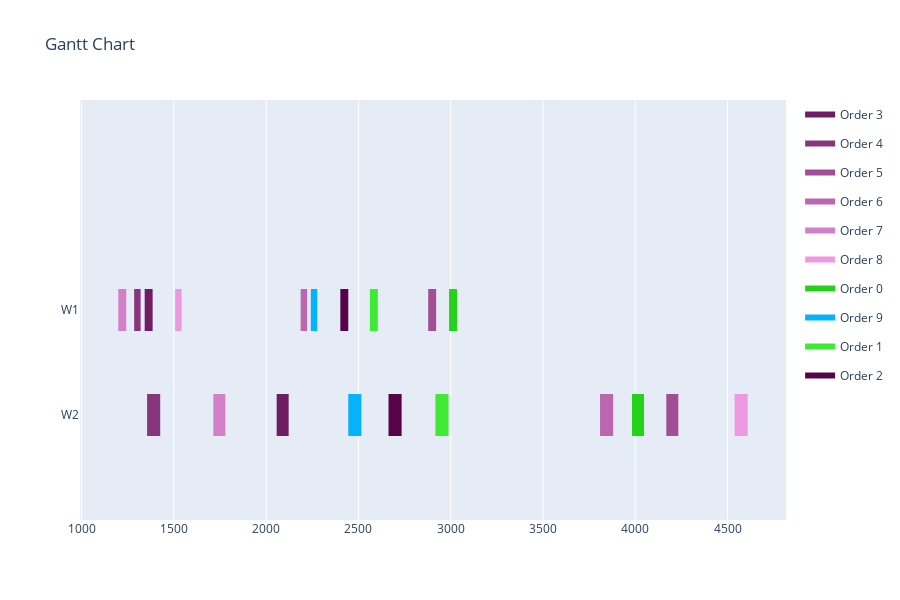

Notebook code for this chart:
### Code cell
data = []
for i in range(len(solution)):
    data.append([assignments[i], operations[i], solution[i], duration_lookup_table[operations[i]][assignments[i]]])
visualize(data)

### Figure 1 — Plotly figure (JSON) as saved in the notebook; plotly's stock layout.template omitted (floating-point values rounded to 4 significant figures)
{"data": [{"fill": "toself", "fillcolor": "rgb(112, 28, 101)", "hoverinfo": "name", "legendgroup": "rgb(112, 28, 101)", "mode": "none", "name": "Order 3", "type": "scatter", "x": [1342, 1385, 1385, 1342, 1342, 2057, 2122, 2122, 2057], "y": [0.8, 0.8, 1.2, 1.2, null, -0.2, -0.2, 0.2, 0.2]}, {"fill": "toself", "fillcolor": "rgb(137, 53, 126)", "hoverinfo": "name", "legendgroup": "rgb(137, 53, 126)", "mode": "none", "name": "Order 4", "type": "scatter", "x": [1285, 1320, 1320, 1285, 1285, 1355, 1426, 1426, 1355], "y": [0.8, 0.8, 1.2, 1.2, null, -0.2, -0.2, 0.2, 0.2]}, {"fill": "toself", "fillcolor": "rgb(162, 78, 151)", "hoverinfo": "name", "legendgroup": "rgb(162, 78, 151)", "mode": "none", "name": "Order 5", "type": "scatter", "x": [2878, 2921, 2921, 2878, 2878, 4168, 4233, 4233, 4168], "y": [0.8, 0.8, 1.2, 1.2, null, -0.2, -0.2, 0.2, 0.2]}, {"fill": "toself", "fillcolor": "rgb(187, 103, 176)", "hoverinfo": "name", "legendgroup": "rgb(187, 103, 176)", "mode": "none", "name": "Order 6", "type": "scatter", "x": [2187, 2222, 2222, 2187, 2187, 3809, 3880, 3880, 3809], "y": [0.8, 0.8, 1.2, 1.2, null, -0.2, -0.2, 0.2, 0.2]}, {"fill": "toself", "fillcolor": "rgb(212, 128, 201)", "hoverinfo": "name", "legendgroup": "rgb(212, 128, 201)", "mode": "none", "name": "Order 7", "type": "scatter", "x": [1199, 1242, 1242, 1199, 1199, 1714, 1779, 1779, 1714], "y": [0.8, 0.8, 1.2, 1.2, null, -0.2, -0.2, 0.2, 0.2]}, {"fill": "toself", "fillcolor": "rgb(237, 153, 226)", "hoverinfo": "name", "legendgroup": "rgb(237, 153, 226)", "mode": "none", "name": "Order 8", "type": "scatter", "x": [1507, 1542, 1542, 1507, 1507, 4538, 4609, 4609, 4538], "y": [0.8, 0.8, 1.2, 1.2, null, -0.2, -0.2, 0.2, 0.2]}, {"fill": "toself", "fillcolor": "rgb(37, 209, 26)", "hoverinfo": "name", "legendgroup": "rgb(37, 209, 26)", "mode": "none", "name": "Order 0", "type": "scatter", "x": [2991, 3034, 3034, 2991, 2991, 3982, 4047, 4047, 3982], "y": [0.8, 0.8, 1.2, 1.2, null, -0.2, -0.2, 0.2, 0.2]}, {"fill": "toself", "fillcolor": "rgb(6, 178, 251)", "hoverinfo": "name", "legendgroup": "rgb(6, 178, 251)", "mode": "none", "name": "Order 9", "type": "scatter", "x": [2242, 2277, 2277, 2242, 2242, 2445, 2516, 2516, 2445], "y": [0.8, 0.8, 1.2, 1.2, null, -0.2, -0.2, 0.2, 0.2]}, {"fill": "toself", "fillcolor": "rgb(62, 234, 51)", "hoverinfo": "name", "legendgroup": "rgb(62, 234, 51)", "mode": "none", "name": "Order 1", "type": "scatter", "x": [2562, 2605, 2605, 2562, 2562, 2917, 2988, 2988, 2917], "y": [0.8, 0.8, 1.2, 1.2, null, -0.2, -0.2, 0.2, 0.2]}, {"fill": "toself", "fillcolor": "rgb(87, 3, 76)", "hoverinfo": "name", "legendgroup": "rgb(87, 3, 76)", "mode": "none", "name": "Order 2", "type": "scatter", "x": [2402, 2445, 2445, 2402, 2402, 2663, 2734, 2734, 2663], "y": [0.8, 0.8, 1.2, 1.2, null, -0.2, -0.2, 0.2, 0.2]}, {"legendgroup": "rgb(112, 28, 101)", "marker": {"color": "rgb(112, 28, 101)", "opacity": 0, "size": 1}, "mode": "markers", "name": "", "showlegend": false, "text": [null, null, null, null], "type": "scatter", "x": [1342, 1385, 2057, 2122], "y": [1, 1, 0, 0]}, {"legendgroup": "rgb(137, 53, 126)", "marker": {"color": "rgb(137, 53, 126)", "opacity": 0, "size": 1}, "mode": "markers", "name": "", "showlegend": false, "text": [null, null, null, null], "type": "scatter", "x": [1285, 1320, 1355, 1426], "y": [1, 1, 0, 0]}, {"legendgroup": "rgb(162, 78, 151)", "marker": {"color": "rgb(162, 78, 151)", "opacity": 0, "size": 1}, "mode": "markers", "name": "", "showlegend": false, "text": [null, null, null, null], "type": "scatter", "x": [2878, 2921, 4168, 4233], "y": [1, 1, 0, 0]}, {"legendgroup": "rgb(187, 103, 176)", "marker": {"color": "rgb(187, 103, 176)", "opacity": 0, "size": 1}, "mode": "markers", "name": "", "showlegend": false, "text": [null, null, null, null], "type": "scatter", "x": [2187, 2222, 3809, 3880], "y": [1, 1, 0, 0]}, {"legendgroup": "rgb(212, 128, 201)", "marker": {"color": "rgb(212, 128, 201)", "opacity": 0, "size": 1}, "mode": "markers", "name": "", "showlegend": false, "text": [null, null, null, null], "type": "scatter", "x": [1199, 1242, 1714, 1779], "y": [1, 1, 0, 0]}, {"legendgroup": "rgb(237, 153, 226)", "marker": {"color": "rgb(237, 153, 226)", "opacity": 0, "size": 1}, "mode": "markers", "name": "", "showlegend": false, "text": [null, null, null, null], "type": "scatter", "x": [1507, 1542, 4538, 4609], "y": [1, 1, 0, 0]}, {"legendgroup": "rgb(37, 209, 26)", "marker": {"color": "rgb(37, 209, 26)", "opacity": 0, "size": 1}, "mode": "markers", "name": "", "showlegend": false, "text": [null, null, null, null], "type": "scatter", "x": [2991, 3034, 3982, 4047], "y": [1, 1, 0, 0]}, {"legendgroup": "rgb(6, 178, 251)", "marker": {"color": "rgb(6, 178, 251)", "opacity": 0, "size": 1}, "mode": "markers", "name": "", "showlegend": false, "text": [null, null, null, null], "type": "scatter", "x": [2242, 2277, 2445, 2516], "y": [1, 1, 0, 0]}, {"legendgroup": "rgb(62, 234, 51)", "marker": {"color": "rgb(62, 234, 51)", "opacity": 0, "size": 1}, "mode": "markers", "name": "", "showlegend": false, "text": [null, null, null, null], "type": "scatter", "x": [2562, 2605, 2917, 2988], "y": [1, 1, 0, 0]}, {"legendgroup": "rgb(87, 3, 76)", "marker": {"color": "rgb(87, 3, 76)", "opacity": 0, "size": 1}, "mode": "markers", "name": "", "showlegend": false, "text": [null, null, null, null], "type": "scatter", "x": [2402, 2445, 2663, 2734], "y": [1, 1, 0, 0]}], "layout": {"height": 600, "hovermode": "closest", "showlegend": true, "title": {"text": "Gantt Chart"}, "xaxis": {"rangeselector": {"buttons": [{"count": 7, "label": "1w", "step": "day", "stepmode": "backward"}, {"count": 1, "label": "1m", "step": "month", "stepmode": "backward"}, {"count": 6, "label": "6m", "step": "month", "stepmode": "backward"}, {"count": 1, "label": "YTD", "step": "year", "stepmode": "todate"}, {"count": 1, "label": "1y", "step": "year", "stepmode": "backward"}, {"step": "all"}]}, "showgrid": true, "type": "linear", "zeroline": false}, "yaxis": {"autorange": false, "range": [-1, 3], "showgrid": false, "ticktext": ["W2", "W1"], "tickvals": [0, 1], "zeroline": false}}}
